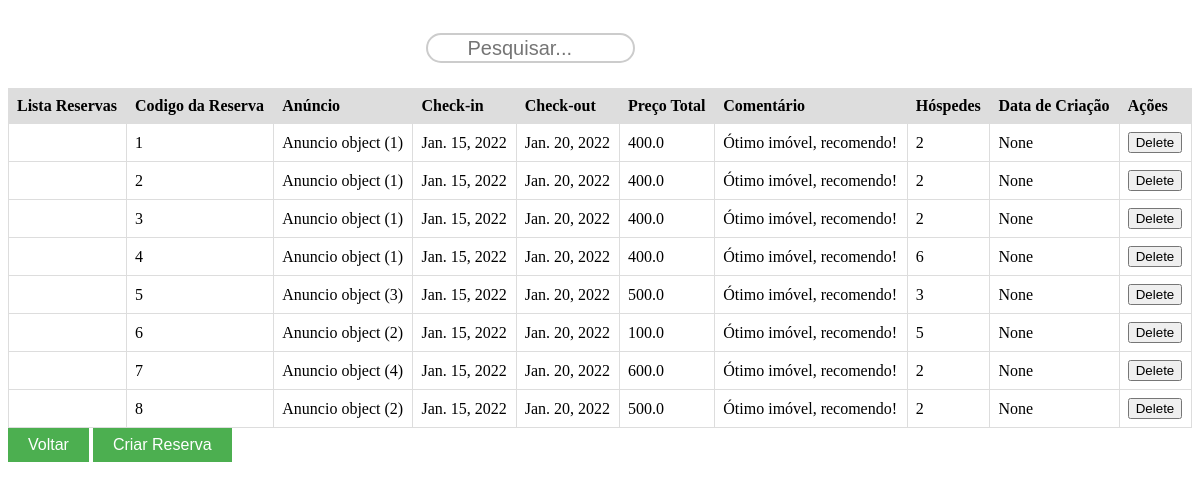
The page /reserva/ on the database its author committed.
### khanto/models.py (models this page shows)
class Reserva(models.Model):
    codigoReserva = BigAutoField(primary_key=True)
    anuncio = models.ForeignKey(Anuncio, on_delete=models.CASCADE)
    checkin = models.DateField()
    checkout = models.DateField()
    preco_total = models.FloatField()
    comentario = models.CharField(max_length=255)
    hospedes = models.PositiveIntegerField()
    data_criacao = models.DateTimeField(auto_now_add=True, null=True)
    data_atualizacao = models.DateTimeField(auto_now=True, null=True)

class Anuncio(models.Model):
    imovel = models.ForeignKey(Imovel, on_delete=models.CASCADE, db_constraint=False)
    plataforma = models.CharField(max_length=255)
    taxa_plataforma = models.FloatField()
    data_criacao = models.DateTimeField(auto_now_add=True, null=True)
    data_atualizacao = models.DateTimeField(auto_now=True, null=True)

### khanto/views/reservas_view.py (the view)
# urls.py: path('reserva/', ReservaList.as_view(), name='reserva-list'),
class ReservaList(generics.ListAPIView):
    queryset = Reserva.objects.all()
    serializer_class = ReservaSerializer
    def get(self, request):
        reservas = Reserva.objects.all()
        return render(request, 'reservas/templates/list.html', {'reservas': reservas})

### khanto/templates/reservas/templates/list.html (shortened to what this page needs)
<!DOCTYPE html>
<html>
<head>
</head>
<body>
  <div id="search-bar">
    <form action="#" method="get">
      <input type="text" class="search-box" placeholder="Pesquisar...">
    </form>
  </div>
  <table>
    <tr>
      <th>Lista Reservas</th>
      <th>Codigo da Reserva</th>
      <th>Anúncio</th>
      <th>Check-in</th>
      <th>Check-out</th>
      <th>Preço Total</th>
      <th>Comentário</th>
      <th>Hóspedes</th>
      <th>Data de Criação</th>
      <th>Ações</th>
    </tr>
    {% for reserva in reservas %}
    <tr>
      <td></td>
      <td>{{ reserva.codigoReserva }}</td>
      <td>{{ reserva.anuncio }}</td>
      <td>{{ reserva.checkin }}</td>
      <td>{{ reserva.checkout }}</td>
      <td>{{ reserva.preco_total }}</td>
      <td>{{ reserva.comentario }}</td>
      <td>{{ reserva.hospedes }}</td>
      <td>{{ reserva.data_criacao }}</td>
      <td>
        <form method="post" action="{% url 'reserva-delete' reserva.codigoReserva %}">
          <input type="submit" value="Delete">
        </form>
      </td>
    </tr>
    {% endfor %}
  </table>
  <div>
    <a href="{% url 'home' %}"><button class="btn">Voltar</button></a>
    <a href="{% url 'reserva_create' %}"><button class="btn">Criar Reserva</button></a>
  </div>
</body>
</html>

### khanto/templates/reservas/templates/list.html (style rules this page uses)
table { width: 100%; border-collapse: collapse; }
th, td { border: 1px solid #dddddd; padding: 8px; text-align: left; }
th { background-color: #dddddd; }
.btn { padding: 8px 20px; background-color: #4CAF50; color: white; border: none; cursor: pointer; font-size: 16px; }
#search-bar { width: 100%; height: 10vh; display: flex; align-items: center; justify-content: center; }
.search-box { width: 60%; height: 30px; border-radius: 40px; border: 2px solid #ccc; padding: 0 40px; box-sizing: border-box; font-size: 20px; transition: 0.3s; }

### rows shown on the page
Reserva: codigoReserva "1", anuncio "Anuncio object (1)", checkin "Jan. 15, 2022", checkout "Jan. 20, 2022", preco_total "400.0", comentario "Ótimo imóvel, recomendo!", hospedes "2", data_criacao "None"
Reserva: codigoReserva "2", anuncio "Anuncio object (1)", checkin "Jan. 15, 2022", checkout "Jan. 20, 2022", preco_total "400.0", comentario "Ótimo imóvel, recomendo!", hospedes "2", data_criacao "None"
Reserva: codigoReserva "3", anuncio "Anuncio object (1)", checkin "Jan. 15, 2022", checkout "Jan. 20, 2022", preco_total "400.0", comentario "Ótimo imóvel, recomendo!", hospedes "2", data_criacao "None"
Reserva: codigoReserva "4", anuncio "Anuncio object (1)", checkin "Jan. 15, 2022", checkout "Jan. 20, 2022", preco_total "400.0", comentario "Ótimo imóvel, recomendo!", hospedes "6", data_criacao "None"
Reserva: codigoReserva "5", anuncio "Anuncio object (3)", checkin "Jan. 15, 2022", checkout "Jan. 20, 2022", preco_total "500.0", comentario "Ótimo imóvel, recomendo!", hospedes "3", data_criacao "None"
Reserva: codigoReserva "6", anuncio "Anuncio object (2)", checkin "Jan. 15, 2022", checkout "Jan. 20, 2022", preco_total "100.0", comentario "Ótimo imóvel, recomendo!", hospedes "5", data_criacao "None"
Reserva: codigoReserva "7", anuncio "Anuncio object (4)", checkin "Jan. 15, 2022", checkout "Jan. 20, 2022", preco_total "600.0", comentario "Ótimo imóvel, recomendo!", hospedes "2", data_criacao "None"
Reserva: codigoReserva "8", anuncio "Anuncio object (2)", checkin "Jan. 15, 2022", checkout "Jan. 20, 2022", preco_total "500.0", comentario "Ótimo imóvel, recomendo!", hospedes "2", data_criacao "None"
